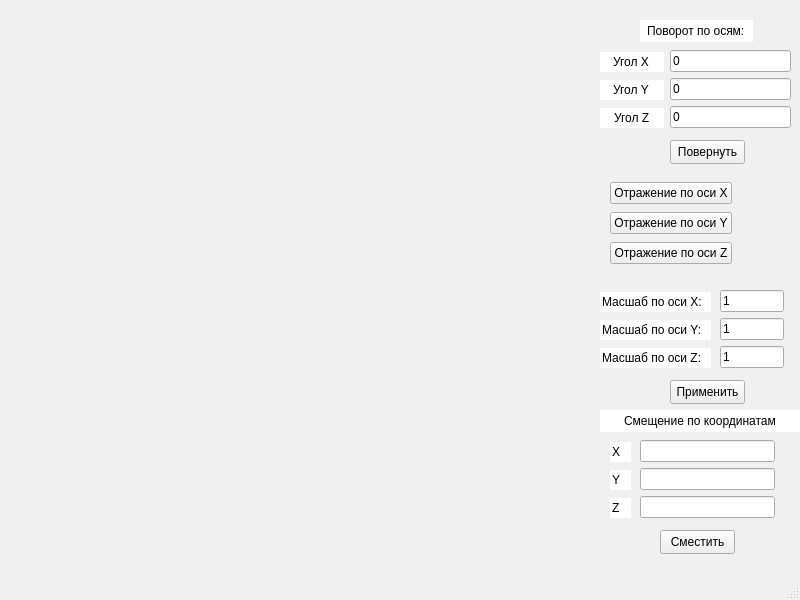
<?xml version="1.0" encoding="UTF-8"?>
<ui version="4.0">
 <class>MainWindow</class>
 <widget class="QMainWindow" name="MainWindow">
  <property name="geometry">
   <rect>
    <x>0</x>
    <y>0</y>
    <width>800</width>
    <height>600</height>
   </rect>
  </property>
  <property name="sizePolicy">
   <sizepolicy hsizetype="Fixed" vsizetype="Fixed">
    <horstretch>0</horstretch>
    <verstretch>0</verstretch>
   </sizepolicy>
  </property>
  <property name="palette">
   <palette>
    <active>
     <colorrole role="Window">
      <brush brushstyle="SolidPattern">
       <color alpha="255">
        <red>255</red>
        <green>255</green>
        <blue>255</blue>
       </color>
      </brush>
     </colorrole>
    </active>
    <inactive>
     <colorrole role="Window">
      <brush brushstyle="SolidPattern">
       <color alpha="255">
        <red>240</red>
        <green>240</green>
        <blue>240</blue>
       </color>
      </brush>
     </colorrole>
    </inactive>
    <disabled>
     <colorrole role="Window">
      <brush brushstyle="SolidPattern">
       <color alpha="255">
        <red>255</red>
        <green>255</green>
        <blue>255</blue>
       </color>
      </brush>
     </colorrole>
    </disabled>
   </palette>
  </property>
  <property name="windowTitle">
   <string>MainWindow</string>
  </property>
  <widget class="QWidget" name="centralwidget">
   <widget class="Opengl_Widget" name="opengl_widget" native="true">
    <property name="geometry">
     <rect>
      <x>0</x>
      <y>0</y>
      <width>600</width>
      <height>600</height>
     </rect>
    </property>
   </widget>
   <widget class="QLineEdit" name="lineEdit_7">
    <property name="geometry">
     <rect>
      <x>640</x>
      <y>20</y>
      <width>113</width>
      <height>22</height>
     </rect>
    </property>
    <property name="cursor">
     <cursorShape>ArrowCursor</cursorShape>
    </property>
    <property name="text">
     <string>Поворот по осям:</string>
    </property>
    <property name="frame">
     <bool>false</bool>
    </property>
    <property name="alignment">
     <set>Qt::AlignCenter</set>
    </property>
    <property name="readOnly">
     <bool>true</bool>
    </property>
   </widget>
   <widget class="QPushButton" name="angleButton">
    <property name="geometry">
     <rect>
      <x>670</x>
      <y>140</y>
      <width>75</width>
      <height>24</height>
     </rect>
    </property>
    <property name="palette">
     <palette>
      <active>
       <colorrole role="Button">
        <brush brushstyle="SolidPattern">
         <color alpha="255">
          <red>247</red>
          <green>247</green>
          <blue>247</blue>
         </color>
        </brush>
       </colorrole>
      </active>
      <inactive>
       <colorrole role="Button">
        <brush brushstyle="SolidPattern">
         <color alpha="255">
          <red>240</red>
          <green>240</green>
          <blue>240</blue>
         </color>
        </brush>
       </colorrole>
      </inactive>
      <disabled>
       <colorrole role="Button">
        <brush brushstyle="SolidPattern">
         <color alpha="255">
          <red>247</red>
          <green>247</green>
          <blue>247</blue>
         </color>
        </brush>
       </colorrole>
      </disabled>
     </palette>
    </property>
    <property name="text">
     <string>Повернуть</string>
    </property>
   </widget>
   <widget class="QWidget" name="layoutWidget">
    <property name="geometry">
     <rect>
      <x>600</x>
      <y>50</y>
      <width>64</width>
      <height>80</height>
     </rect>
    </property>
    <layout class="QVBoxLayout" name="verticalLayout">
     <item>
      <widget class="QLineEdit" name="angleX">
       <property name="palette">
        <palette>
         <active>
          <colorrole role="Window">
           <brush brushstyle="SolidPattern">
            <color alpha="255">
             <red>255</red>
             <green>255</green>
             <blue>255</blue>
            </color>
           </brush>
          </colorrole>
         </active>
         <inactive>
          <colorrole role="Window">
           <brush brushstyle="SolidPattern">
            <color alpha="255">
             <red>240</red>
             <green>240</green>
             <blue>240</blue>
            </color>
           </brush>
          </colorrole>
         </inactive>
         <disabled>
          <colorrole role="Window">
           <brush brushstyle="SolidPattern">
            <color alpha="255">
             <red>255</red>
             <green>255</green>
             <blue>255</blue>
            </color>
           </brush>
          </colorrole>
         </disabled>
        </palette>
       </property>
       <property name="cursor">
        <cursorShape>ArrowCursor</cursorShape>
       </property>
       <property name="focusPolicy">
        <enum>Qt::NoFocus</enum>
       </property>
       <property name="autoFillBackground">
        <bool>true</bool>
       </property>
       <property name="text">
        <string>Угол X</string>
       </property>
       <property name="frame">
        <bool>false</bool>
       </property>
       <property name="alignment">
        <set>Qt::AlignCenter</set>
       </property>
       <property name="readOnly">
        <bool>true</bool>
       </property>
      </widget>
     </item>
     <item>
      <widget class="QLineEdit" name="angleY">
       <property name="palette">
        <palette>
         <active>
          <colorrole role="Window">
           <brush brushstyle="SolidPattern">
            <color alpha="255">
             <red>255</red>
             <green>255</green>
             <blue>255</blue>
            </color>
           </brush>
          </colorrole>
         </active>
         <inactive>
          <colorrole role="Window">
           <brush brushstyle="SolidPattern">
            <color alpha="255">
             <red>240</red>
             <green>240</green>
             <blue>240</blue>
            </color>
           </brush>
          </colorrole>
         </inactive>
         <disabled>
          <colorrole role="Window">
           <brush brushstyle="SolidPattern">
            <color alpha="255">
             <red>255</red>
             <green>255</green>
             <blue>255</blue>
            </color>
           </brush>
          </colorrole>
         </disabled>
        </palette>
       </property>
       <property name="cursor">
        <cursorShape>ArrowCursor</cursorShape>
       </property>
       <property name="focusPolicy">
        <enum>Qt::NoFocus</enum>
       </property>
       <property name="autoFillBackground">
        <bool>true</bool>
       </property>
       <property name="text">
        <string>Угол Y</string>
       </property>
       <property name="frame">
        <bool>false</bool>
       </property>
       <property name="alignment">
        <set>Qt::AlignCenter</set>
       </property>
       <property name="readOnly">
        <bool>true</bool>
       </property>
      </widget>
     </item>
     <item>
      <widget class="QLineEdit" name="angleZ">
       <property name="palette">
        <palette>
         <active>
          <colorrole role="Window">
           <brush brushstyle="SolidPattern">
            <color alpha="255">
             <red>255</red>
             <green>255</green>
             <blue>255</blue>
            </color>
           </brush>
          </colorrole>
         </active>
         <inactive>
          <colorrole role="Window">
           <brush brushstyle="SolidPattern">
            <color alpha="255">
             <red>240</red>
             <green>240</green>
             <blue>240</blue>
            </color>
           </brush>
          </colorrole>
         </inactive>
         <disabled>
          <colorrole role="Window">
           <brush brushstyle="SolidPattern">
            <color alpha="255">
             <red>255</red>
             <green>255</green>
             <blue>255</blue>
            </color>
           </brush>
          </colorrole>
         </disabled>
        </palette>
       </property>
       <property name="cursor">
        <cursorShape>ArrowCursor</cursorShape>
       </property>
       <property name="focusPolicy">
        <enum>Qt::NoFocus</enum>
       </property>
       <property name="autoFillBackground">
        <bool>true</bool>
       </property>
       <property name="text">
        <string>Угол Z</string>
       </property>
       <property name="frame">
        <bool>false</bool>
       </property>
       <property name="alignment">
        <set>Qt::AlignCenter</set>
       </property>
       <property name="readOnly">
        <bool>true</bool>
       </property>
      </widget>
     </item>
    </layout>
   </widget>
   <widget class="QWidget" name="layoutWidget">
    <property name="geometry">
     <rect>
      <x>670</x>
      <y>50</y>
      <width>121</width>
      <height>80</height>
     </rect>
    </property>
    <layout class="QVBoxLayout" name="verticalLayout_2">
     <item>
      <widget class="QLineEdit" name="In_angleX">
       <property name="inputMethodHints">
        <set>Qt::ImhNone</set>
       </property>
       <property name="text">
        <string>0</string>
       </property>
       <property name="maxLength">
        <number>4</number>
       </property>
      </widget>
     </item>
     <item>
      <widget class="QLineEdit" name="In_angleY">
       <property name="inputMethodHints">
        <set>Qt::ImhNone</set>
       </property>
       <property name="text">
        <string>0</string>
       </property>
       <property name="maxLength">
        <number>4</number>
       </property>
      </widget>
     </item>
     <item>
      <widget class="QLineEdit" name="In_angleZ">
       <property name="inputMethodHints">
        <set>Qt::ImhNone</set>
       </property>
       <property name="text">
        <string>0</string>
       </property>
       <property name="maxLength">
        <number>4</number>
       </property>
      </widget>
     </item>
    </layout>
   </widget>
   <widget class="QPushButton" name="ScaleButton">
    <property name="geometry">
     <rect>
      <x>670</x>
      <y>380</y>
      <width>75</width>
      <height>24</height>
     </rect>
    </property>
    <property name="text">
     <string>Применить</string>
    </property>
   </widget>
   <widget class="QLineEdit" name="lineEdit_11">
    <property name="geometry">
     <rect>
      <x>600</x>
      <y>410</y>
      <width>201</width>
      <height>22</height>
     </rect>
    </property>
    <property name="cursor">
     <cursorShape>ArrowCursor</cursorShape>
    </property>
    <property name="text">
     <string>Смещение по координатам</string>
    </property>
    <property name="frame">
     <bool>false</bool>
    </property>
    <property name="alignment">
     <set>Qt::AlignCenter</set>
    </property>
    <property name="readOnly">
     <bool>true</bool>
    </property>
   </widget>
   <widget class="QPushButton" name="move_button">
    <property name="geometry">
     <rect>
      <x>660</x>
      <y>530</y>
      <width>75</width>
      <height>24</height>
     </rect>
    </property>
    <property name="text">
     <string>Сместить</string>
    </property>
   </widget>
   <widget class="QWidget" name="">
    <property name="geometry">
     <rect>
      <x>610</x>
      <y>180</y>
      <width>122</width>
      <height>86</height>
     </rect>
    </property>
    <layout class="QVBoxLayout" name="verticalLayout_3">
     <item>
      <widget class="QPushButton" name="ReflectionX_button">
       <property name="text">
        <string>Отражение по оси X</string>
       </property>
      </widget>
     </item>
     <item>
      <widget class="QPushButton" name="ReflectionY_button">
       <property name="text">
        <string>Отражение по оси Y</string>
       </property>
      </widget>
     </item>
     <item>
      <widget class="QPushButton" name="ReflectionZ_button">
       <property name="text">
        <string>Отражение по оси Z</string>
       </property>
      </widget>
     </item>
    </layout>
   </widget>
   <widget class="QWidget" name="">
    <property name="geometry">
     <rect>
      <x>600</x>
      <y>290</y>
      <width>111</width>
      <height>80</height>
     </rect>
    </property>
    <layout class="QVBoxLayout" name="verticalLayout_4">
     <item>
      <widget class="QLineEdit" name="lineEdit_8">
       <property name="cursor">
        <cursorShape>ArrowCursor</cursorShape>
       </property>
       <property name="text">
        <string>Масшаб по оси X:</string>
       </property>
       <property name="frame">
        <bool>false</bool>
       </property>
       <property name="alignment">
        <set>Qt::AlignLeading|Qt::AlignLeft|Qt::AlignVCenter</set>
       </property>
       <property name="readOnly">
        <bool>true</bool>
       </property>
      </widget>
     </item>
     <item>
      <widget class="QLineEdit" name="lineEdit_9">
       <property name="cursor">
        <cursorShape>ArrowCursor</cursorShape>
       </property>
       <property name="text">
        <string>Масшаб по оси Y:</string>
       </property>
       <property name="frame">
        <bool>false</bool>
       </property>
       <property name="alignment">
        <set>Qt::AlignLeading|Qt::AlignLeft|Qt::AlignVCenter</set>
       </property>
       <property name="readOnly">
        <bool>true</bool>
       </property>
      </widget>
     </item>
     <item>
      <widget class="QLineEdit" name="lineEdit_10">
       <property name="cursor">
        <cursorShape>ArrowCursor</cursorShape>
       </property>
       <property name="text">
        <string>Масшаб по оси Z:</string>
       </property>
       <property name="frame">
        <bool>false</bool>
       </property>
       <property name="alignment">
        <set>Qt::AlignLeading|Qt::AlignLeft|Qt::AlignVCenter</set>
       </property>
       <property name="readOnly">
        <bool>true</bool>
       </property>
      </widget>
     </item>
    </layout>
   </widget>
   <widget class="QWidget" name="">
    <property name="geometry">
     <rect>
      <x>720</x>
      <y>290</y>
      <width>64</width>
      <height>80</height>
     </rect>
    </property>
    <layout class="QVBoxLayout" name="verticalLayout_5">
     <item>
      <widget class="QLineEdit" name="ScaleValX">
       <property name="text">
        <string>1</string>
       </property>
       <property name="readOnly">
        <bool>false</bool>
       </property>
      </widget>
     </item>
     <item>
      <widget class="QLineEdit" name="ScaleValY">
       <property name="text">
        <string>1</string>
       </property>
       <property name="readOnly">
        <bool>false</bool>
       </property>
      </widget>
     </item>
     <item>
      <widget class="QLineEdit" name="ScaleValZ">
       <property name="text">
        <string>1</string>
       </property>
       <property name="readOnly">
        <bool>false</bool>
       </property>
      </widget>
     </item>
    </layout>
   </widget>
   <widget class="QWidget" name="">
    <property name="geometry">
     <rect>
      <x>610</x>
      <y>440</y>
      <width>21</width>
      <height>80</height>
     </rect>
    </property>
    <layout class="QVBoxLayout" name="verticalLayout_6">
     <item>
      <widget class="QLineEdit" name="lineEdit">
       <property name="text">
        <string>X</string>
       </property>
       <property name="frame">
        <bool>false</bool>
       </property>
       <property name="readOnly">
        <bool>true</bool>
       </property>
      </widget>
     </item>
     <item>
      <widget class="QLineEdit" name="lineEdit_2">
       <property name="text">
        <string>Y</string>
       </property>
       <property name="frame">
        <bool>false</bool>
       </property>
       <property name="readOnly">
        <bool>true</bool>
       </property>
      </widget>
     </item>
     <item>
      <widget class="QLineEdit" name="lineEdit_3">
       <property name="text">
        <string>Z</string>
       </property>
       <property name="frame">
        <bool>false</bool>
       </property>
       <property name="readOnly">
        <bool>true</bool>
       </property>
      </widget>
     </item>
    </layout>
   </widget>
   <widget class="QWidget" name="">
    <property name="geometry">
     <rect>
      <x>640</x>
      <y>440</y>
      <width>135</width>
      <height>80</height>
     </rect>
    </property>
    <layout class="QVBoxLayout" name="verticalLayout_7">
     <item>
      <widget class="QLineEdit" name="transpX"/>
     </item>
     <item>
      <widget class="QLineEdit" name="transpY"/>
     </item>
     <item>
      <widget class="QLineEdit" name="transpZ"/>
     </item>
    </layout>
   </widget>
  </widget>
  <widget class="QMenuBar" name="menubar">
   <property name="geometry">
    <rect>
     <x>0</x>
     <y>0</y>
     <width>800</width>
     <height>22</height>
    </rect>
   </property>
  </widget>
  <widget class="QStatusBar" name="statusbar"/>
 </widget>
 <customwidgets>
  <customwidget>
   <class>Opengl_Widget</class>
   <extends>QWidget</extends>
   <header location="global">Opengl_Widget.h</header>
   <container>1</container>
  </customwidget>
 </customwidgets>
 <resources/>
 <connections/>
</ui>
